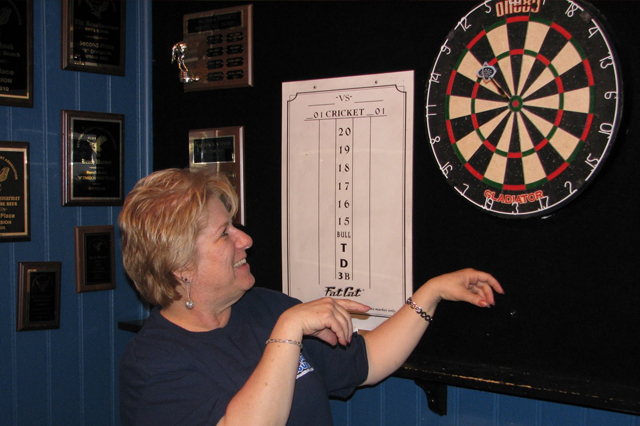
//> input picture CourseWork/Test Images/dart0.jpg, 640 x 426 px
$ ./dartboard 'Test Images/dart0.jpg' 'Test Images/dart1.jpg'   (built with g++ and OpenCV 4)
//> lines starting //> are read from the running program, lines starting //| are printed output that depends on the picture
### CourseWork/headers/detect.hpp
#ifndef DETECT_HPP
#define DETECT_HPP

using namespace cv;
using namespace std;

// [58 lines left out: functions detectCircles, displayHCircleBoundingBoxes, drawHCircleDetections, not called in this run]

vector<Point3i> detectLinesIntersection(Mat houghSpace, Mat H, int threshold, Mat original, Mat orientation, Mat magnitude)
{
  vector<Point3i> hIntersectionDetections;

  const int windowSize = 250;

  for(int y=0; y<houghSpace.rows; y+=windowSize)
  {
    for(int x=0; x<houghSpace.cols; x+=windowSize)
    {
      Point center = Point(0, 0);
      int max = 0;
      for(int a = 0; a < windowSize && y + a < houghSpace.rows; a++)
      {
        for(int b = 0; b < windowSize && x + b < houghSpace.cols; b++)
        {
          if(houghSpace.at<uchar>(y + a, x + b) >= threshold && houghSpace.at<uchar>(y + a, x + b) > max
            && y + a < houghSpace.rows && x + b < houghSpace.cols)
          {
            center = Point(x + b, y + a);
            max = houghSpace.at<uchar>(y + a, x + b);
          }
        }
      }

      if(max == 0)
      {
        continue;
      }

      int windowMaxRadius = 60;
      int distMax = 0;
      int thresholdPixelMaxRadius = 3;

      for(int a = -windowMaxRadius; a<=windowMaxRadius; a++){
        for(int b = -windowMaxRadius; b<=windowMaxRadius; b++){
          if( center.y + a < houghSpace.rows && center.x + b < houghSpace.cols
            && center.y + a >= 0 && center.x + b >= 0 && magnitude.at<uchar>(center.y + a, center.x + b) == 255 ){

              int dist = std::sqrt(a*a + b*b);
              int y0 = (center.y+a) + dist*std::sin( orientation.at<float>(center.y+a, center.x+b) + (90*M_PI / 180) );
              int x0 = (center.x+b) + dist*std::cos( orientation.at<float>(center.y+a, center.x+b) + (90*M_PI / 180) );

              //cout<<"("<<center.x<<","<<center.y<<") - ("<<x0<<","<<y0<<")"<<endl;

              if(x0 == center.x && y0 == center.y && dist > distMax){
                distMax = dist;
              }

              y0 = (center.y+a) - dist*std::sin( orientation.at<float>(center.y+a, center.x+b) + (90*M_PI / 180) );
              x0 = (center.x+b) - dist*std::cos( orientation.at<float>(center.y+a, center.x+b) + (90*M_PI / 180) );

              if(x0 == center.x && y0 == center.y && dist > distMax){
                distMax = dist;
              }
          }
        }
      }

      Point3i detected = Point3i(center.x, center.y, distMax);
      hIntersectionDetections.push_back(detected);
    }
  }
  return hIntersectionDetections;
}

#endif

### CourseWork/headers/utils.hpp
#ifndef UTILS_HPP
#define UTILS_HPP

using namespace cv;

Mat normalise(Mat src){
  Mat dst;
  normalize(src, dst, 0.0, 255.0, cv::NORM_MINMAX, CV_8U);
  return dst;
}

Mat threshold(Mat original, uchar value){
  Mat result = Mat(original.rows, original.cols, CV_8UC1);
  for(int y = 0; y < original.rows; y++){
    for(int x = 0; x < original.cols; x++){
      if(original.at<uchar>(y,x) > value){
        result.at<uchar>(y,x) = 255;
      }
      else{
        result.at<uchar>(y,x) = 0;
      }
    }
  }
  return result;
}

Mat magnitude(Mat grad_x, Mat grad_y){
  Mat result = Mat(grad_x.rows, grad_x.cols, CV_32FC1);
  for(int y = 0; y < grad_x.rows; y++){
    for(int x = 0; x < grad_x.cols; x++){
      float i = grad_x.at<float>(y,x);
      float j = grad_y.at<float>(y,x);
      result.at<float>(y,x) = std::floor(std::sqrt(i*i + j*j));
    }
  }
  return result;
}

Mat gradient_direction(Mat grad_x, Mat grad_y) {
  Mat result = Mat(grad_x.rows, grad_x.cols, CV_32FC1);
  for(int y = 0; y < grad_x.rows; y++){
    for(int x = 0; x < grad_x.cols; x++){
      float a = grad_x.at<float>(y,x);
      float b = grad_y.at<float>(y,x);
      result.at<float>(y,x) = std::atan2(b,a);
    }
  }
  return result;
}

// [41 lines left out: functions scaleHeight, convertToBoxes, strengthenEdges, checkOverlap, not called in this run]

#endif

### CourseWork/headers/convolution.hpp
#ifndef CONV_HPP
#define CONV_HPP

using namespace cv;

Mat convolution3D(Mat image, Mat mask){
  Mat grad = Mat(image.rows, image.cols, CV_32FC1, Scalar(0));
  for(int y = 1; y < image.rows - 1; y++) {
      for(int x = 1; x < image.cols - 1; x++) {
          float pixel = 0;
          for(int j = -1; j <= 1 ; j++) {
              for(int i = -1; i<= 1; i++) {
                  pixel += image.at<uchar>(y-j, x-i) * mask.at<char>(j+1,i+1);
              }
          }
          grad.at<float>(y,x) = pixel;
      }
  }
  return grad;
}

// [15 lines left out: function convolution5D, not called in this run]
#endif

### CourseWork/headers/hough.hpp
#ifndef HOUGH_HPP
#define HOUGH_HPP

using namespace cv;
using namespace std;

Mat generateHoughSpace(Mat magnitude, Mat orientation, int minRadius, int maxRadius, float rotationAngle){
  int dims[] = {magnitude.rows, magnitude.cols, maxRadius-minRadius};
  Mat H(3, dims, CV_32FC1, Scalar::all(0));

  for(int y = 0; y < magnitude.rows; y++){
    for(int x = 0; x < magnitude.cols; x++){
      if(magnitude.at<uchar>(y,x) == 255){
        for(int k = minRadius; k < maxRadius; k++){
          int y0 = y + k*std::sin( orientation.at<float>(y,x) + rotationAngle );
          int x0 = x + k*std::cos( orientation.at<float>(y,x) + rotationAngle );
          if(x0 >= 0 && y0 >= 0 && x0 < magnitude.cols && y0 < magnitude.rows){
            H.at<float>(y0,x0,k-minRadius)++;
          }

          y0 = y - k*std::sin( orientation.at<float>(y,x) + rotationAngle );
          x0 = x - k*std::cos( orientation.at<float>(y,x) + rotationAngle );
          if(x0 >= 0 && y0 >= 0 && x0 < magnitude.cols && y0 < magnitude.rows){
            H.at<float>(y0,x0,k-minRadius)++;
          }
        }
      }
    }
  }
  return H;
}

Mat visualiseHoughSpace(Mat H, int minRadius, int maxRadius){
  Mat houghSpace = Mat(H.size[0], H.size[1], CV_64FC1, Scalar::all(0));
  for(int y = 0; y < houghSpace.rows; y++){
    for(int x = 0; x < houghSpace.cols; x++){
      for(int k = minRadius; k < maxRadius; k++){
        houghSpace.at<double>(y,x) += H.at<float>(y,x,k-minRadius);
      }
    }
  }
  return houghSpace;
}

#endif

### CourseWork/headers/detector.hpp
#ifndef DETECTOR_HPP
#define DETECTOR_HPP

#include "hough.hpp"
#include "convolution.hpp"
#include "utils.hpp"
#include "detect.hpp"

using namespace cv;
using namespace std;

String debugLocation = "debugOutput/";
/*initialise convolution masks*/
char maskX[9] = { -1, 0, 1, -2, 0, 2, -1, 0, 1};
Mat maskDx = Mat(3, 3, CV_8SC1, maskX);

char maskY[9] = { -1, -2, -1, 0, 0, 0, 1, 2, 1};
Mat maskDy = Mat(3, 3, CV_8SC1, maskY);

vector<Rect> intersectionDetector(Mat greyImage, Mat colorImage){
  vector<Rect> boxes;
  /*calculate gradient in x direction*/
  Mat grad_x = convolution3D(greyImage, maskDx);
  Mat normalisedGrad_x = normalise(grad_x);
  imwrite(debugLocation + "Gradient X_Intersections.jpg", normalisedGrad_x);

  /*calculate gradient in y direction*/
  Mat grad_y = convolution3D(greyImage, maskDy);
  Mat normalisedGrad_y = normalise(grad_y);
  imwrite(debugLocation + "Gradient Y_Intersections.jpg", normalisedGrad_y);

  /*calculate magnitude*/
  Mat mag = magnitude(grad_x, grad_y);
  Mat normalisedMag = normalise(mag);
  imwrite(debugLocation + "Magnitude_Intersections.jpg", normalisedMag);

  /*calculate gradient direction*/
  Mat dir = gradient_direction(grad_x, grad_y);
  Mat normalisedDir = normalise(dir);
  imwrite(debugLocation + "Phase_Intersections.jpg", normalisedDir);

  /*threshold magnitude*/
  Mat thresholded = threshold(normalisedMag, 40);
  imwrite(debugLocation + "Thresholded_Intersections.jpg",thresholded);

  /*calculate hough space circle transformation*/
  Mat hSpace = generateHoughSpace(thresholded, dir, 0, 50, (90 * M_PI) / 180);
  Mat houghSpace = visualiseHoughSpace(hSpace, 0, 50);
  imwrite(debugLocation + "HoughSpace_Intersections.jpg", normalise(houghSpace));

  vector<Point3i> detections = detectLinesIntersection(normalise(houghSpace), hSpace, 165, colorImage, dir, thresholded);

  for(int i = 0; i < detections.size(); i++){
    Point tl = Point(detections[i].x - detections[i].z, detections[i].y - detections[i].z);
    Point br = Point(detections[i].x + detections[i].z, detections[i].y + detections[i].z);
    boxes.push_back(Rect(tl, br));
  }
  imwrite(debugLocation + "intersectionOriginal.jpg", colorImage);

  for(int i = 0; i < boxes.size(); i++){
    cout<<"Detection: "<<boxes[i]<<endl;
  }

  /*free memory from Matrices*/
  grad_x.release();
  grad_y.release();
  normalisedGrad_x.release();
  normalisedGrad_y.release();
  mag.release();
  normalisedMag.release();
  dir.release();
  normalisedDir.release();
  thresholded.release();
  hSpace.release();
  houghSpace.release();
  /***************************/

  return boxes;
}

// [67 lines left out: function scaledCircleDetector, not called in this run]

#endif

### CourseWork/headers/part4.hpp
#ifndef PART4_HPP
#define PART4_HPP

#include "detector.hpp"

using namespace cv;
using namespace std;

vector<Rect> detectAndReturnBoxes(Mat greyImage, Mat colorImage){
  vector<Rect> allDetections = intersectionDetector(greyImage, colorImage);
  vector<Rect> circleDetections = scaledCircleDetector(greyImage, colorImage, 230, 0.5);
  for(int i = 0; i < allDetections.size(); i++){
    for(int j = 0; j < circleDetections.size(); j++){
      if(checkOverlap(allDetections[i], circleDetections[j])){
        circleDetections.erase(circleDetections.begin() + j);
        cout<<"i:"<<i<<" "<<"j:"<<j<<endl;
        j--;
      }
    }
  }
  if(circleDetections.size() != 0){
    allDetections.insert(allDetections.end(), circleDetections.begin(), circleDetections.end());
  }
  return allDetections;
}

#endif

### CourseWork/headers/accuracyMeasurement.hpp
#ifndef ACCURACY_HPP
#define ACCURACY_HPP

#include "fstream"

using namespace cv;
using namespace std;

// [46 lines left out: functions is_TP, readFile, not called in this run]

#endif

### CourseWork/dartboard.cpp
/*Opencv headers*/
#include "opencv2/opencv.hpp"
#include "opencv2/core/core.hpp"
#include "opencv2/highgui/highgui.hpp"
#include "opencv2/imgproc/imgproc.hpp"
#include "opencv2/objdetect/objdetect.hpp"

/*System headers*/
#include "iostream"
#include "stdio.h"

/*Other headers*/
#include "headers/processDetections.hpp"
#include "headers/part4.hpp"

int main( int argc, char** argv ){
  // LOADING THE IMAGE
  char* imageName = argv[1];

  Mat greyImage;
  greyImage = imread( imageName, 0 );
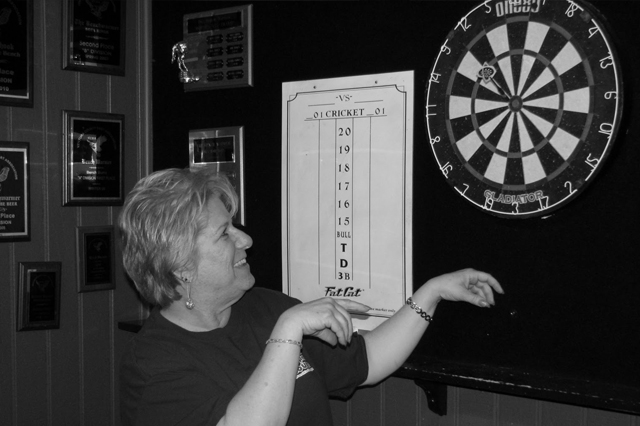
//> greyImage: 426 rows x 640 cols, CV_8UC1; min 0, max 251, mean 59.4

  Mat colorImage;
  colorImage = imread( imageName, 1);
//> colorImage is the input picture: 426 rows x 640 cols, CV_8UC3; mean B, G, R 55.7, 56.9, 65.9

  if( !greyImage.data )
  {
    printf( " No image data \n " );
    return -1;
  }

  vector<Rect> allDetections = detectAndReturnBoxes(greyImage, colorImage);
//> after the loop in convolution3D, `for(int y = 1; y < image.rows - 1; y++)`:
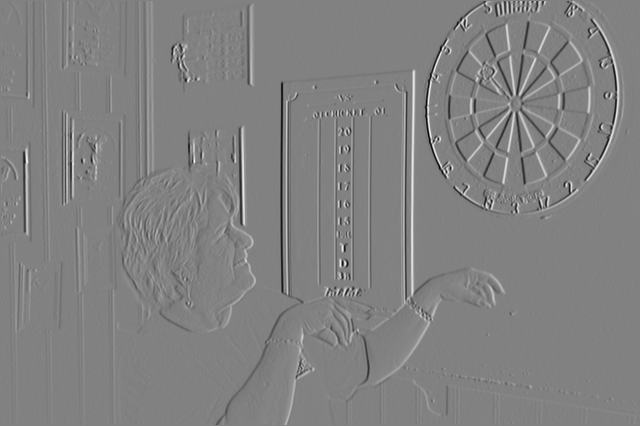
//> grad: 426 rows x 640 cols, CV_32FC1; min -843, max 815, mean 0.3; drawn with min black and max white
//> in intersectionDetector, `Mat grad_x = convolution3D(greyImage, maskDx);`: maskDx = [[-1, 0, 1], [-2, 0, 2], [-1, 0, 1]]
//> after the loop in convolution3D (call 2), `for(int y = 1; y < image.rows - 1; y++)`:
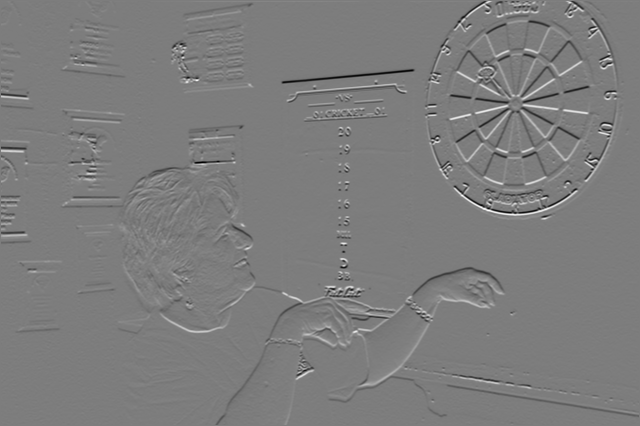
//> grad: 426 rows x 640 cols, CV_32FC1; min -748, max 775, mean -0.6; drawn with min black and max white
//> in intersectionDetector, `Mat grad_y = convolution3D(greyImage, maskDy);`: maskDy = [[-1, -2, -1], [0, 0, 0], [1, 2, 1]]
//> after the loop in magnitude, `for(int y = 0; y < grad_x.rows; y++)`:
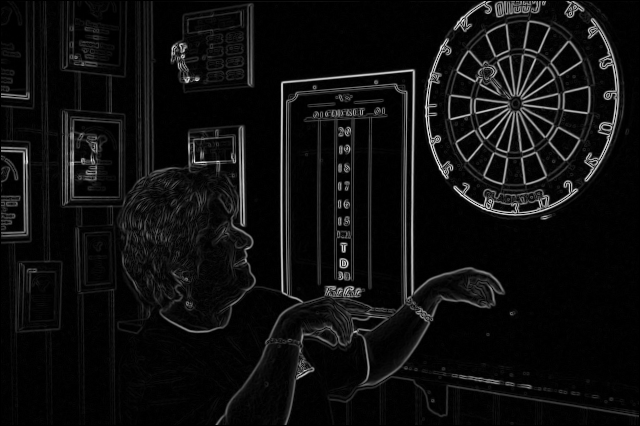
//> result: 426 rows x 640 cols, CV_32FC1; min 0, max 858, mean 52.3; drawn with min black and max white
//> after the loop in gradient_direction, `for(int y = 0; y < grad_x.rows; y++)`:
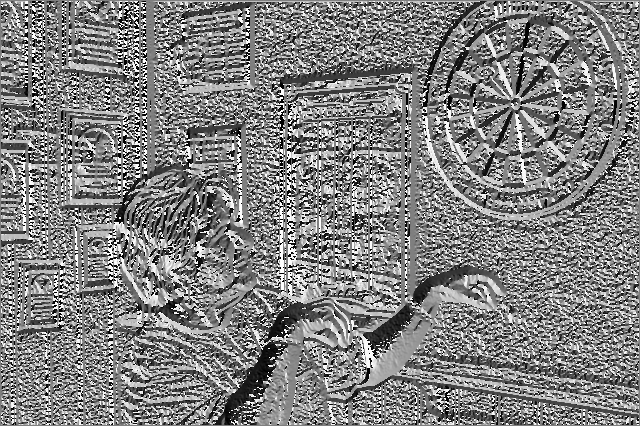
//> result: 426 rows x 640 cols, CV_32FC1; min -3.14, max 3.14, mean 0.0407; drawn with min black and max white
//> after the loop in threshold, `for(int y = 0; y < original.rows; y++)`:
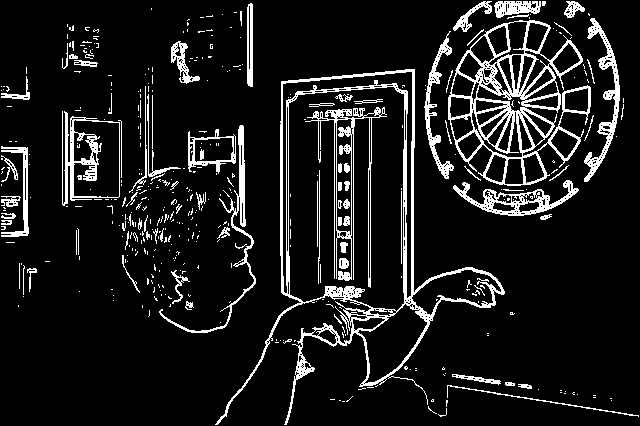
//> result: 426 rows x 640 cols, CV_8UC1; 10.7% white in thin lines or dots
//> after the loop in visualiseHoughSpace, `for(int y = 0; y < houghSpace.rows; y++)`:
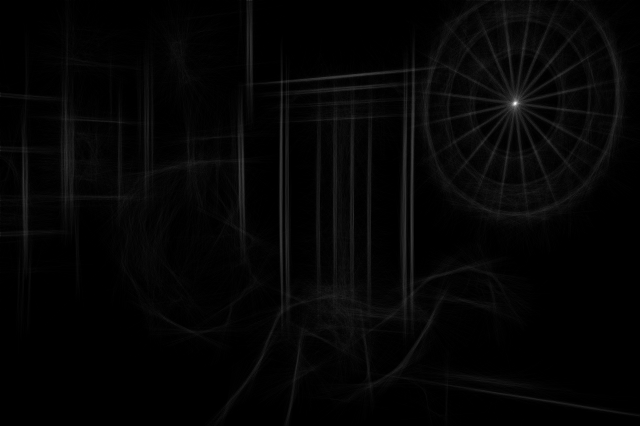
//> houghSpace: 426 rows x 640 cols, CV_64FC1; min 0, max 508, mean 10.4; drawn with min black and max white
//> after the loop in detectLinesIntersection, `for(int y=0; y<houghSpace.rows; y+=windowSize)`: hIntersectionDetections = 1 Point3: [515, 103, 77]
//> the loop in intersectionDetector, `for(int i = 0; i < detections.size(); i++)` made 1 pass
//> (tl, br) on pass 1: (Point(438, 26), Point(592, 180))
//> the loop in intersectionDetector, `for(int i = 0; i < boxes.size(); i++)` made 1 pass
//| Detection: [154 x 154 from (438, 26)]
//> in detectAndReturnBoxes, `vector<Rect> allDetections = intersectionDetector(greyImage, colorImag..`: allDetections = 1 Rect (x, y, width, height): [438, 26, 154, 154]
//> (the run ends here: the program needs code that is not available in this run, at `vector<Rect> circleDetections = scaledCircleDetector(greyImage, colorI..`)

$ run again, on CourseWork/Test Images/dart11.jpg
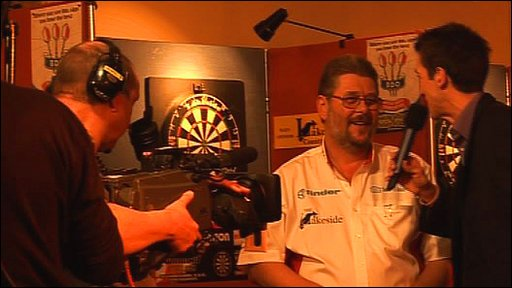
//> input picture CourseWork/Test Images/dart11.jpg, 512 x 288 px
//> colorImage is the input picture: 288 rows x 512 cols, CV_8UC3; mean B, G, R 22, 53.8, 119.5
//> maskDx = [[-1, 0, 1], [-2, 0, 2], [-1, 0, 1]]
//> after the loop in convolution3D (call 2), `for(int y = 1; y < image.rows - 1; y++)`:
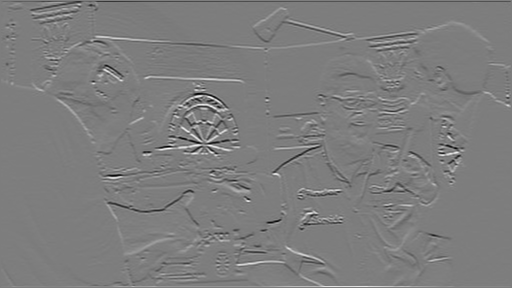
//> grad: 288 rows x 512 cols, CV_32FC1; min -903, max 929, mean 0.3; drawn with min black and max white
//> maskDy = [[-1, -2, -1], [0, 0, 0], [1, 2, 1]]
//> after the loop in visualiseHoughSpace, `for(int y = 0; y < houghSpace.rows; y++)`:
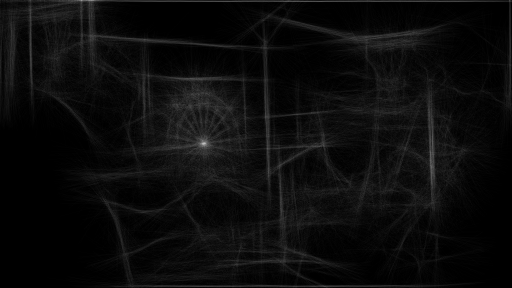
//> houghSpace: 288 rows x 512 cols, CV_64FC1; min 0, max 191, mean 11.7
//> after the loop in detectLinesIntersection, `for(int y=0; y<houghSpace.rows; y+=windowSize)`: hIntersectionDetections = 1 Point3: [204, 143, 32]
//> the loop in intersectionDetector, `for(int i = 0; i < detections.size(); i++)` made 1 pass
//> (tl, br) on pass 1: (Point(172, 111), Point(236, 175))
//> the loop in intersectionDetector, `for(int i = 0; i < boxes.size(); i++)` made 1 pass
//| Detection: [64 x 64 from (172, 111)]
//> allDetections = 1 Rect (x, y, width, height): [172, 111, 64, 64]
